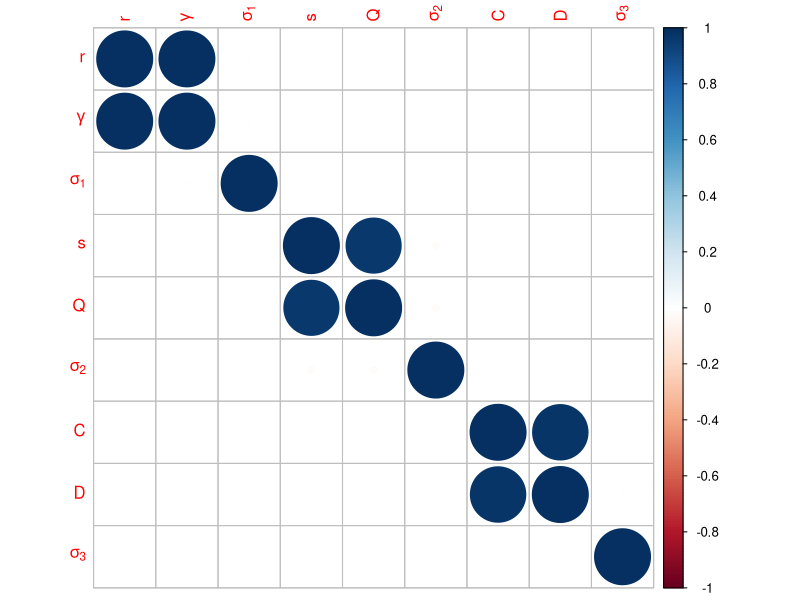
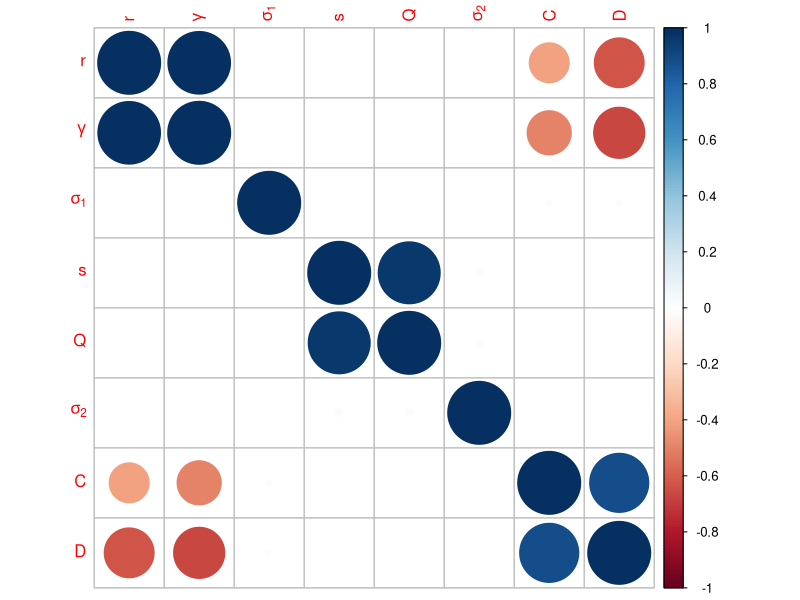
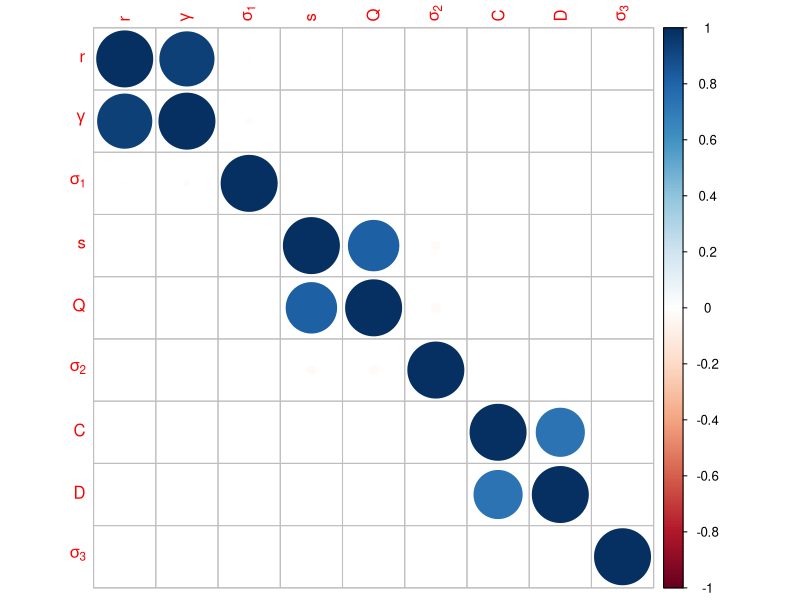
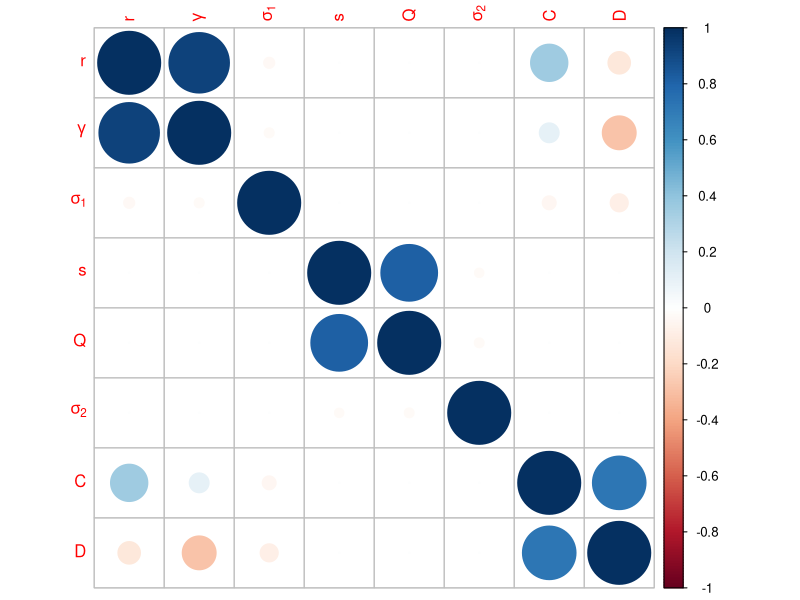
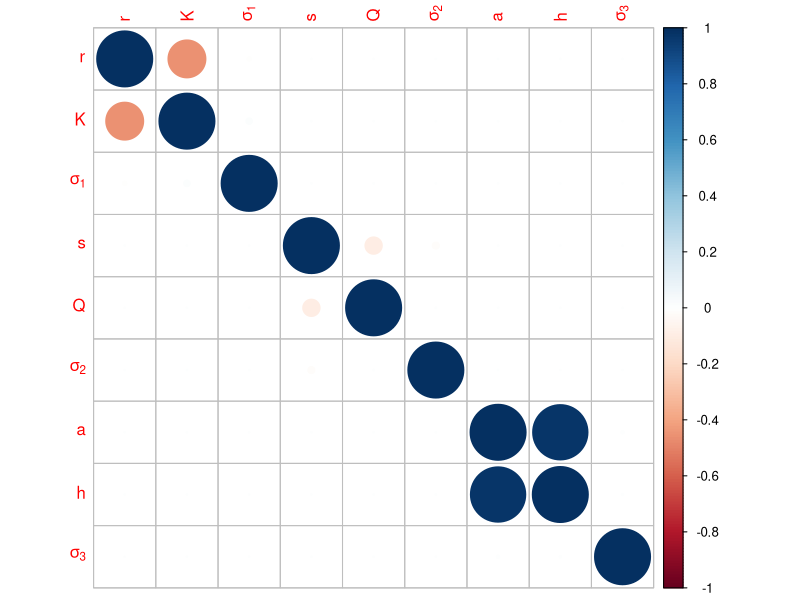
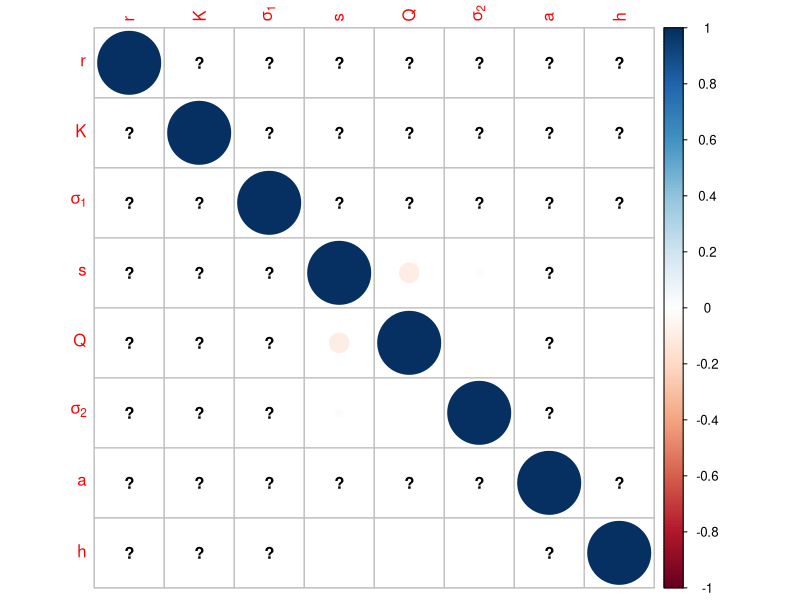
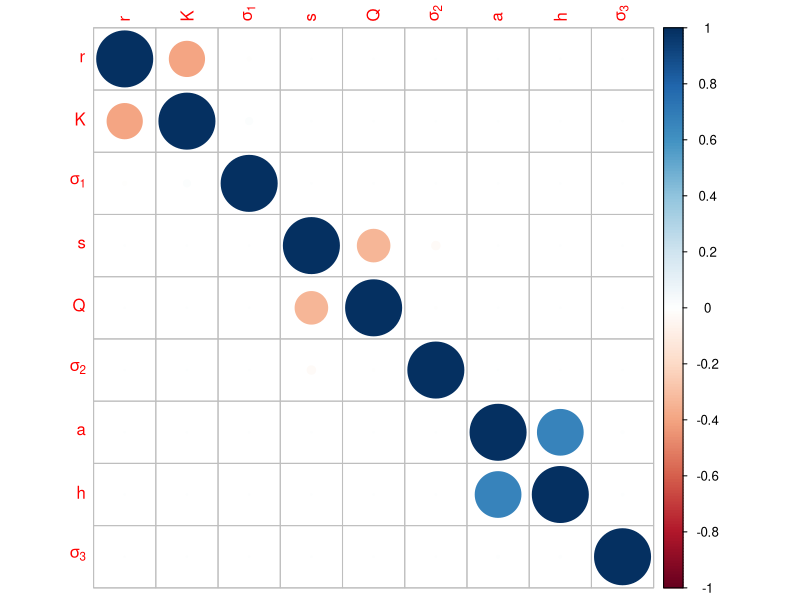
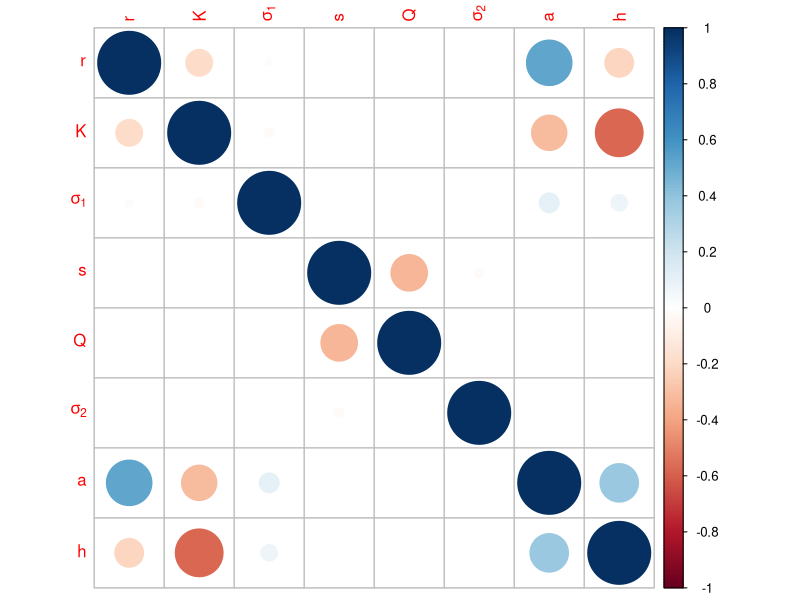

The R source for these figures, in order:
### FB 26/03/2019 -- Plots of the variances covariances matrices

rm(list=ls())
graphics.off()

### Loads data

FIM1<-read.csv("../frequentist/FIM1.csv")
FIM2<-read.csv("../frequentist/FIM2.csv")
FIM1<-FIM1[,-1]
FIM2<-FIM2[,-1]

### Construct correlation matrices
library(corrplot)

Sigma = solve(FIM1)
Rho = cov2cor(Sigma) #correlation matrix

## see https://stackoverflow.com/questions/51518618/using-expression-to-label-corrplot for labelling in corrplot
par(mfrow=c(1,1))
rownames(Rho) = c("r",":gamma",":sigma[1]","s","Q",":sigma[2]","C","D",":sigma[3]")
colnames(Rho) = c("r",":gamma",":sigma[1]","s","Q",":sigma[2]","C","D",":sigma[3]")
corrplot(Rho, method="circle")
pdf("InverseFIM1_corrplot.pdf",width=6,height=6)
corrplot(Rho, method = "number")
dev.off()

Sigma = solve(FIM2)
Rho = cov2cor(Sigma) #correlation matrix
par(mfrow=c(1,1))
rownames(Rho) = c("r",":gamma",":sigma[1]","s","Q",":sigma[2]","C","D")
colnames(Rho) = c("r",":gamma",":sigma[1]","s","Q",":sigma[2]","C","D")
corrplot(Rho, method="circle")
pdf("InverseFIM2_corrplot.pdf",width=6,height=6)
corrplot(Rho, method = "number")
dev.off()

## LC data

FIM1<-read.csv("../frequentist/FIM1_noisyLC.csv")
FIM2<-read.csv("../frequentist/FIM2_noisyLC.csv")
FIM1<-FIM1[,-1]
FIM2<-FIM2[,-1]


Sigma = solve(FIM1)
Rho = cov2cor(Sigma) #correlation matrix
par(mfrow=c(1,1))
rownames(Rho) = c("r",":gamma",":sigma[1]","s","Q",":sigma[2]","C","D",":sigma[3]")
colnames(Rho) = c("r",":gamma",":sigma[1]","s","Q",":sigma[2]","C","D",":sigma[3]")
corrplot(Rho, method="circle")
pdf("InverseFIM1_noisyLC_corrplot.pdf",width=6,height=6)
corrplot(Rho, method = "number")
dev.off()

Sigma = solve(FIM2)
Rho = cov2cor(Sigma) #correlation matrix
par(mfrow=c(1,1))
rownames(Rho) = c("r",":gamma",":sigma[1]","s","Q",":sigma[2]","C","D")
colnames(Rho) = c("r",":gamma",":sigma[1]","s","Q",":sigma[2]","C","D")
corrplot(Rho, method="circle")
pdf("InverseFIM2_noisyLC_corrplot.pdf",width=6,height=6)
corrplot(Rho, method = "number")
dev.off()


### Reparameterized model


### Loads data

FIM1<-read.csv("../frequentist/FIM1_reparam.csv")
FIM2<-read.csv("../frequentist/FIM2_reparam.csv")
FIM1<-FIM1[,-1]
FIM2<-FIM2[,-1]

### Construct correlation matrices

Sigma = solve(FIM1)
Rho = cov2cor(Sigma) #correlation matrix


par(mfrow=c(1,1))
rownames(Rho) = c("r","K",":sigma[1]","s","Q",":sigma[2]","a","h",":sigma[3]")
colnames(Rho) = c("r","K",":sigma[1]","s","Q",":sigma[2]","a","h",":sigma[3]")
corrplot(Rho, method="circle")
pdf("InverseFIM1_corrplot_reparam.pdf",width=6,height=6)
corrplot(Rho, method = "number")
dev.off()

Sigma = solve(FIM2)
Rho = cov2cor(Sigma) #correlation matrix
par(mfrow=c(1,1))
rownames(Rho) = c("r","K",":sigma[1]","s","Q",":sigma[2]","a","h")
colnames(Rho) = c("r","K",":sigma[1]","s","Q",":sigma[2]","a","h")
corrplot(Rho, method="circle")
pdf("InverseFIM2_corrplot_reparam.pdf",width=6,height=6)
corrplot(Rho, method = "number")
dev.off()

## LC data

FIM1<-read.csv("../frequentist/FIM1_noisyLC_reparam.csv")
FIM2<-read.csv("../frequentist/FIM2_noisyLC_reparam.csv")
FIM1<-FIM1[,-1]
FIM2<-FIM2[,-1]


Sigma = solve(FIM1)
Rho = cov2cor(Sigma) #correlation matrix
par(mfrow=c(1,1))
rownames(Rho) = c("r","K",":sigma[1]","s","Q",":sigma[2]","a","h",":sigma[3]")
colnames(Rho) = c("r","K",":sigma[1]","s","Q",":sigma[2]","a","h",":sigma[3]")
corrplot(Rho, method="circle")
pdf("InverseFIM1_noisyLC_corrplot_reparam.pdf",width=6,height=6)
corrplot(Rho, method = "number")
dev.off()

Sigma = solve(FIM2)
Rho = cov2cor(Sigma) #correlation matrix
par(mfrow=c(1,1))
rownames(Rho) = c("r","K",":sigma[1]","s","Q",":sigma[2]","a","h")
colnames(Rho) = c("r","K",":sigma[1]","s","Q",":sigma[2]","a","h")
corrplot(Rho, method="circle")
pdf("InverseFIM2_noisyLC_corrplot_reparam.pdf",width=6,height=6)
corrplot(Rho, method = "number")
dev.off()

